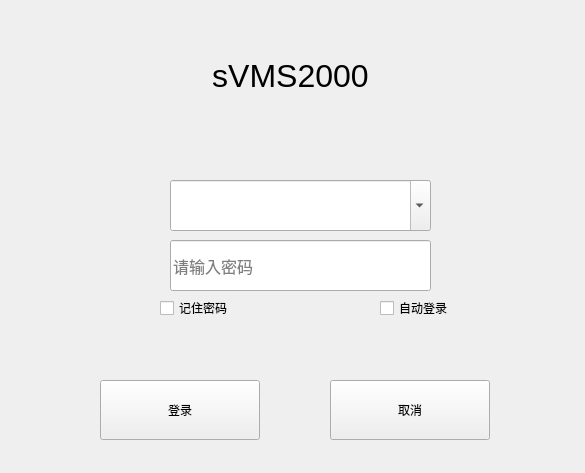
<?xml version="1.0" encoding="UTF-8"?>
<ui version="4.0">
 <class>Login</class>
 <widget class="QWidget" name="Login">
  <property name="geometry">
   <rect>
    <x>0</x>
    <y>0</y>
    <width>585</width>
    <height>473</height>
   </rect>
  </property>
  <property name="windowTitle">
   <string>Login</string>
  </property>
  <property name="styleSheet">
   <string notr="true"/>
  </property>
  <widget class="QComboBox" name="txtUserName">
   <property name="enabled">
    <bool>true</bool>
   </property>
   <property name="geometry">
    <rect>
     <x>170</x>
     <y>180</y>
     <width>261</width>
     <height>51</height>
    </rect>
   </property>
   <property name="sizePolicy">
    <sizepolicy hsizetype="Expanding" vsizetype="Fixed">
     <horstretch>0</horstretch>
     <verstretch>0</verstretch>
    </sizepolicy>
   </property>
   <property name="minimumSize">
    <size>
     <width>125</width>
     <height>25</height>
    </size>
   </property>
   <property name="editable">
    <bool>true</bool>
   </property>
   <property name="currentText">
    <string/>
   </property>
  </widget>
  <widget class="QLineEdit" name="txtUserPwd">
   <property name="geometry">
    <rect>
     <x>170</x>
     <y>240</y>
     <width>261</width>
     <height>51</height>
    </rect>
   </property>
   <property name="minimumSize">
    <size>
     <width>125</width>
     <height>25</height>
    </size>
   </property>
   <property name="font">
    <font>
     <family>楷体</family>
     <pointsize>12</pointsize>
    </font>
   </property>
   <property name="toolTip">
    <string>请输入密码</string>
   </property>
   <property name="text">
    <string/>
   </property>
   <property name="echoMode">
    <enum>QLineEdit::Password</enum>
   </property>
   <property name="alignment">
    <set>Qt::AlignLeading|Qt::AlignLeft|Qt::AlignVCenter</set>
   </property>
   <property name="placeholderText">
    <string>请输入密码</string>
   </property>
  </widget>
  <widget class="QLabel" name="label">
   <property name="geometry">
    <rect>
     <x>0</x>
     <y>40</y>
     <width>581</width>
     <height>71</height>
    </rect>
   </property>
   <property name="font">
    <font>
     <family>Arial</family>
     <pointsize>24</pointsize>
    </font>
   </property>
   <property name="mouseTracking">
    <bool>false</bool>
   </property>
   <property name="styleSheet">
    <string notr="true">QMainWindow{
	background-color: rgb(255, 254, 240);
	border-image: url(:/new/prefix1/back.jpg);
}
 
QLineEdit{
 
	border:2px solid#7b7b7b;
	border-radius:15px;
	background-color:#fffef0
}
 
QPushButton{
	border:2px solid#7b7b7b;
	border-radius:15px;
	background-color:#6a92ff;
	font: 75 26pt &quot;Arial&quot;;
}
 
QPushButton:hover{
	background-color:#aa92ff
}
QPushButton:pressed{
	background-color:#FF90ff
}
</string>
   </property>
   <property name="text">
    <string>sVMS2000</string>
   </property>
   <property name="alignment">
    <set>Qt::AlignCenter</set>
   </property>
  </widget>
  <widget class="QCheckBox" name="checkBox_Pwd">
   <property name="geometry">
    <rect>
     <x>160</x>
     <y>300</y>
     <width>161</width>
     <height>16</height>
    </rect>
   </property>
   <property name="text">
    <string>记住密码</string>
   </property>
   <property name="tristate">
    <bool>false</bool>
   </property>
  </widget>
  <widget class="QCheckBox" name="checkBox_Auto">
   <property name="geometry">
    <rect>
     <x>380</x>
     <y>300</y>
     <width>160</width>
     <height>16</height>
    </rect>
   </property>
   <property name="text">
    <string>自动登录</string>
   </property>
  </widget>
  <widget class="QPushButton" name="btnresgister">
   <property name="geometry">
    <rect>
     <x>330</x>
     <y>380</y>
     <width>160</width>
     <height>60</height>
    </rect>
   </property>
   <property name="text">
    <string>取消</string>
   </property>
  </widget>
  <widget class="QPushButton" name="btnLogin">
   <property name="geometry">
    <rect>
     <x>100</x>
     <y>380</y>
     <width>160</width>
     <height>60</height>
    </rect>
   </property>
   <property name="text">
    <string>登录</string>
   </property>
  </widget>
  <widget class="QWidget" name="layoutWidget">
   <property name="geometry">
    <rect>
     <x>0</x>
     <y>0</y>
     <width>581</width>
     <height>32</height>
    </rect>
   </property>
   <layout class="QHBoxLayout" name="horizontalLayout">
    <item>
     <widget class="QLabel" name="label_2">
      <property name="text">
       <string/>
      </property>
     </widget>
    </item>
    <item>
     <spacer name="horizontalSpacer">
      <property name="orientation">
       <enum>Qt::Horizontal</enum>
      </property>
      <property name="sizeHint" stdset="0">
       <size>
        <width>40</width>
        <height>20</height>
       </size>
      </property>
     </spacer>
    </item>
   </layout>
  </widget>
 </widget>
 <layoutdefault spacing="6" margin="11"/>
 <resources/>
 <connections/>
</ui>
